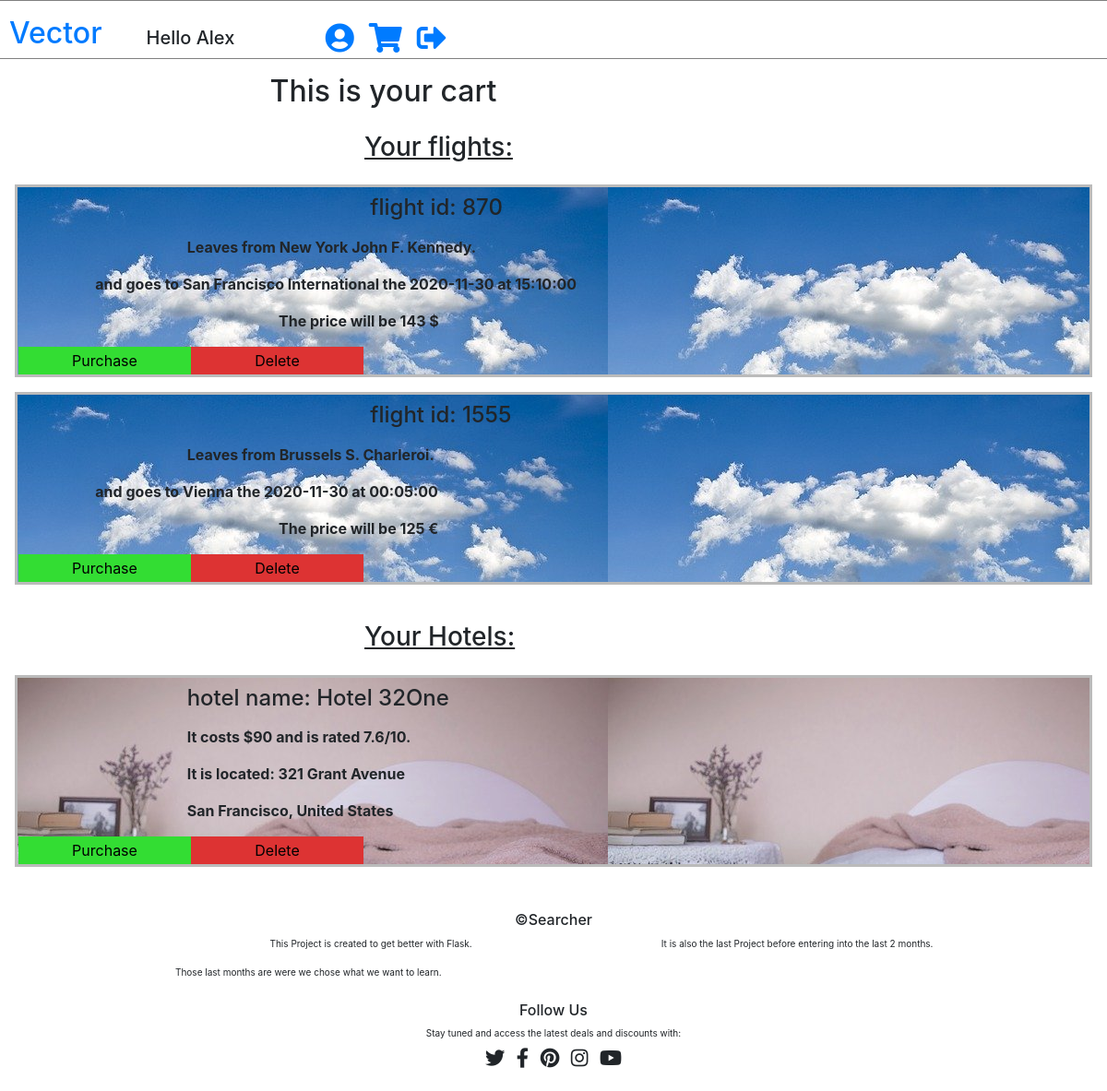
Page /cart (signed in) on the committed database.
### app.py (models this page shows, shortened)
class flights(db.Model):
    _id = db.Column('id', db.Integer, primary_key = True)
    user_id = db.Column('user_id', db.Integer)
    carrier_id = db.Column('carrier_id', db.Integer)
    price = db.Column('price', db.Integer)
    symbol = db.Column('symbol', db.String(1))
    departure_airport = db.Column('departure_airport', db.String(100))
    destination_airport = db.Column('destination_airport', db.String(100))
    date = db.Column('date', db.String(50))
    time = db.Column('time', db.String(50))

class hotels(db.Model):
    _id = db.Column('id', db.Integer, primary_key = True)
    user_id = db.Column('user_id', db.Integer)
    country = db.Column('country', db.String(100))
    locality = db.Column('locality', db.String(100))
    street = db.Column('street', db.String(100))
    name = db.Column('name', db.String(100))
    price = db.Column('price', db.Integer)
    rating = db.Column('rating', db.String(100))

### app.py (the view)
@app.route('/cart')
def cart():
    if 'id' in session:
        return render_template('cart.html', flights = flights.query.filter_by(user_id = session['id']).all(), hotels = hotels.query.filter_by(user_id = session['id']).all(), navbarname = f"Hello {session['firstname']}")
    else:
        flash('You need to sign in first', 'error')
        return redirect(url_for('signin'))

### templates/cart.html (shortened to what this page needs)
{% extends 'base.html' %}
{% block content %}
<div class="row my-3">
    <div class="col-xs-8 offset-3 mr-n3">
        <h2>This is your cart</h2>
    </div>
</div>
<div class="row">
    <div class="col-xs-6 offset-4 mb-2">
        <h3 style="text-decoration: underline;">Your flights:</h3>
    </div>
</div>
{% if flights %}
    {% for flight in flights %}
        <div class="ticket_container mt-2 mb-3 mx-3">
            <div class="row my-2">
                <div class="col-xs-6 offset-4">
                    <h4>flight id: {{ flight.carrier_id }}</h4>
                </div>
            </div>
            <div class="row">
                <div class="col-xs-8 offset-2">
                    <p class="ticket_text">Leaves from {{ flight.departure_airport }}.</p>
                </div>
            </div>
            <div class="row">
                <div class="col-xs-10 offset-1">
                    <p class="ticket_text">and goes to {{ flight.destination_airport }} the {{ flight.date }} at {{ flight.time }}</p>
                </div>
            </div>
            <div class="row">
                <div class="col-xs-6 offset-3">
                    <p class="ticket_text">The price will be {{ flight.price }} {{ flight.symbol }} </p>
                </div>
            </div>
            <div class="row">
                <div class="col-xs-5 ml-3 purchase">
                    <a href="/troll">
                        <button class="purchase">Purchase</button>
                    </a>
                </div>
                <div class="col-xs-5 delete">
                    <a href="http://127.0.0.1:5000/delete_ticket?carrier_id={{ flight.carrier_id }}">
                        <button class="delete">Delete</button>
                    </a>
                </div>
            </div>
        </div>
    {% endfor %}
{% else %}
    <h4>No flights</h4>
{% endif %}
<div class="row">
    <div class="col-xs-6 offset-4 mt-4 mb-2">
        <h3 style="text-decoration: underline;">Your Hotels:</h3>
    </div>
</div>
{% if hotels %}
    {% for hotel in hotels %}
        <div class="hotel_container mt-2 mb-5 mx-3">
            <div class="row my-2">
                <div class="col-xs-6 offset-2">
                    <h4>hotel name: {{ hotel.name }}</h4>
                </div>
            </div>
            <div class="row">
                <div class="col-xs-8 offset-2">
                    <p class="ticket_text">It costs {{ hotel.price }} and is rated {{ hotel.rating }}/10.</p>
                </div>
            </div>
            <div class="row">
                <div class="col-xs-8 offset-2">
                    <p class="ticket_text">It is located: {{ hotel.street }}</p>
                </div>
            </div>
            <div class="row">
                <div class="col-xs-6 offset-2">
                    <p class="ticket_text">{{ hotel.locality }}, {{ hotel.country }}</p>
                </div>
            </div>
            <div class="row">
                <div class="col-xs-5 ml-3 purchase">
                    <a href="/troll">
                        <button class="purchase">Purchase</button>
                    </a>
                </div>
                <div class="col-xs-5 delete">
                    <a href="http://127.0.0.1:5000/delete_hotel?street={{ hotel.street }}">
                        <button class="delete">Delete</button>
                    </a>
                </div>
            </div>
        </div>
    {% endfor %}
{% else %}
    <h4>No Hotels</h4>
{% endif %}
{% endblock %}

### templates/base.html (shortened to what this page needs)
<!DOCTYPE html>
<html lang="en">
<head>
    <link rel="stylesheet" href="https://pro.fontawesome.com/releases/v5.10.0/css/all.css"/>
    <link rel="stylesheet" href="https://maxcdn.bootstrapcdn.com/bootstrap/4.5.2/css/bootstrap.min.css">
    <link rel="stylesheet" type='text/css' href="{{ url_for('static', filename='style/style.css')}}">
</head>
<body>
        <div class="row" id="navbar_row" style="border: 1px solid gray;">
            <div class="col-xs-3 pl-4 pt-3 mr-4">
                <a href="/" style="text-decoration: None;">
                    <h2 class="animated_color">Vector</h2>
                </a>
            </div>
            <div class="col-xs-1 mt-4 pl-4 mr-n1 pt-1">
                <h5>{{ navbarname }}</h5>
            </div>
            <div class="col-xs-1 offset-1 mt-4 pr-2">
                <a href="/change_profile">
                    <i class="fas fa-user-circle fa-2x"></i>
                </a>
            </div>
            <div class="col-xs-1 mt-4 px-2">
                <a href="/cart">
                    <i class="fas fa-shopping-cart fa-2x"></i>
                </a>
            </div>
            <div class="col-xs-1 mt-4 pl-2">
                <a href="/logout">
                    <i class="fas fa-sign-out-alt fa-2x"></i>
                </a>
            </div>
        </div>
{% block content %}{% endblock %}
  <div class="row justify-content-center">
    <div class="col-xs-4">
        <h6>&copy;Searcher</h6>
    </div>
</div>
<div class="row mb-4">
    <div class="col-xs-6 offset-3">
        <p style="font-size: x-small;">This Project is created to get better with Flask.</p>
    </div>
    <div class="col-xs-8 offset-2">
        <p style="font-size: x-small;">It is also the last Project before entering into the last 2 months. </p>
    </div>
    <div class="col-xs-8 offset-2">
        <p style="font-size: x-small;">Those last months are were we chose what we want to learn.</p>
    </div>
</div>
<div class="row justify-content-center mt-n3">
    <div class="col-xs-4">
        <h6>Follow Us</h6>
    </div>
</div>
<div class="row justify-content-center">
    <div class="col-xs-6">
        <p style="font-size: x-small;">Stay tuned and access the latest deals and discounts with:</p>
    </div>
</div>
<div class="row justify-content-center mb-4">
    <div class="col-xs-6 mt-n2">
        <i class="fab fa-twitter fa-lg px-1"></i>
        <i class="fab fa-facebook-f fa-lg px-1"></i>
        <i class="fab fa-pinterest fa-lg px-1"></i>
        <i class="fab fa-instagram fa-lg px-1"></i>
        <i class="fab fa-youtube fa-lg px-1"></i>
    </div>
</div>
</body>
</html>

### static/style/style.css (style rules this page uses)
.ticket_text { font-weight: 700; }
.ticket_container { background: url('../images/ticket.jpg'); border: solid 3px #bbb; }
.purchase { background-color: #3d3; border: none; width: 187px; height: 30px; }
.delete { background-color: #d33; border: none; width: 187px; height: 30px; }
.hotel_container { background: url(../images/hotel.jpg); border: solid 3px #bbb; }

### rows in the picture
flights: carrier_id "870", departure_airport "New York John F. Kennedy", destination_airport "San Francisco International", date "2020-11-30", time "15:10:00", price "143", symbol "$"
flights: carrier_id "1555", departure_airport "Brussels S. Charleroi", destination_airport "Vienna", date "2020-11-30", time "00:05:00", price "125", symbol "€"
hotels: name "Hotel 32One", price "$90", rating "7.6", street "321 Grant Avenue", locality "San Francisco", country "United States"

### other values in the picture
{{ navbarname }} "Hello Alex"
